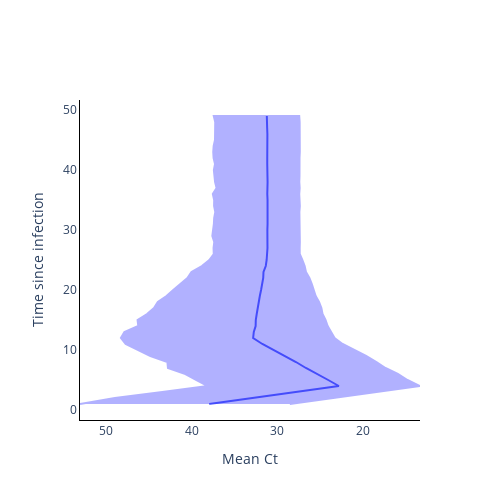

The code cell stored with this chart in its notebook:
### Code cell
fig = go.Figure()

fig.add_trace(
    go.Scatter(
        y=time_from_infec,
        x=np.mean(ct_val, axis=1),
        mode='lines',
        name='Mean Ct',
        showlegend=False,
    )
)

fig.add_trace(
    go.Scatter(
        y=time_from_infec.tolist() + time_from_infec.tolist()[::-1],
        x=np.quantile(ct_val, 0.975, axis=1).tolist() + np.quantile(ct_val, 0.025, axis=1).tolist()[::-1],
        mode='lines',
        fill='toself',
        fillcolor='blue',
        line_color='blue',
        opacity=0.3,
        showlegend=False,
    )
)

# Add axis labels
fig.update_layout(
    width=500, 
    height=500,
    plot_bgcolor='white',
    xaxis=dict(
        linecolor='black',
        title = 'Mean Ct',
        autorange='reversed'
        ),
    yaxis=dict(
        linecolor='black',
        title = 'Time since infection'),
    #legend=dict(
    #    orientation="h",
    #    yanchor="bottom",
    #    y=1.02,
    #    xanchor="right",
    #    x=1
    #)
    )

fig.write_image('images/Ct_model.pdf')
fig.show()

### Figure 1 — Plotly figure (JSON) as saved in the notebook; plotly's stock layout.template omitted (floating-point values rounded to 4 significant figures)
{"data": [{"mode": "lines", "name": "Mean Ct", "showlegend": false, "type": "scatter", "x": [37.94, 32.94, 27.92, 22.81, 24.06, 25.37, 26.66, 27.82, 29.12, 30.45, 31.74, 32.81, 32.73, 32.52, 32.5, 32.39, 32.29, 32.19, 32.03, 31.89, 31.75, 31.63, 31.6, 31.34, 31.23, 31.16, 31.14, 31.14, 31.18, 31.15, 31.13, 31.11, 31.13, 31.11, 31.13, 31.16, 31.12, 31.13, 31.14, 31.12, 31.17, 31.17, 31.14, 31.19, 31.11, 31.15, 31.18, 31.16, 31.22], "y": [1, 2, 3, 4, 5, 6, 7, 8, 9, 10, 11, 12, 13, 14, 15, 16, 17, 18, 19, 20, 21, 22, 23, 24, 25, 26, 27, 28, 29, 30, 31, 32, 33, 34, 35, 36, 37, 38, 39, 40, 41, 42, 43, 44, 45, 46, 47, 48, 49]}, {"fill": "toself", "fillcolor": "blue", "line": {"color": "blue"}, "mode": "lines", "opacity": 0.3, "showlegend": false, "type": "scatter", "x": [53.01, 48.95, 43.42, 38.1, 39.42, 40.72, 42.75, 42.81, 44.8, 46.31, 47.69, 48.24, 47.83, 46.21, 46.3, 45.19, 44.38, 43.93, 42.92, 42.13, 41.24, 40.48, 40.01, 38.79, 37.92, 37.41, 37.43, 37.35, 37.57, 37.46, 37.39, 37.36, 37.23, 37.37, 37.36, 37.52, 37.08, 37.25, 37.29, 37.39, 37.26, 37.42, 37.47, 37.42, 37.26, 37.25, 37.3, 37.24, 37.4, 27.44, 27.38, 27.37, 27.37, 27.42, 27.38, 27.37, 27.4, 27.39, 27.34, 27.4, 27.43, 27.38, 27.43, 27.36, 27.36, 27.42, 27.4, 27.37, 27.39, 27.37, 27.36, 27.38, 27.37, 27.07, 26.8, 26.65, 26.25, 25.97, 25.73, 25.52, 25.12, 24.85, 24.71, 24.37, 24.12, 23.74, 23.31, 22.37, 20.91, 19.63, 18.42, 17.37, 15.93, 14.81, 13.34, 18.47, 23.64, 28.53], "y": [1, 2, 3, 4, 5, 6, 7, 8, 9, 10, 11, 12, 13, 14, 15, 16, 17, 18, 19, 20, 21, 22, 23, 24, 25, 26, 27, 28, 29, 30, 31, 32, 33, 34, 35, 36, 37, 38, 39, 40, 41, 42, 43, 44, 45, 46, 47, 48, 49, 49, 48, 47, 46, 45, 44, 43, 42, 41, 40, 39, 38, 37, 36, 35, 34, 33, 32, 31, 30, 29, 28, 27, 26, 25, 24, 23, 22, 21, 20, 19, 18, 17, 16, 15, 14, 13, 12, 11, 10, 9, 8, 7, 6, 5, 4, 3, 2, 1]}], "layout": {"height": 500, "plot_bgcolor": "white", "width": 500, "xaxis": {"autorange": "reversed", "linecolor": "black", "title": {"text": "Mean Ct"}}, "yaxis": {"linecolor": "black", "title": {"text": "Time since infection"}}}}
